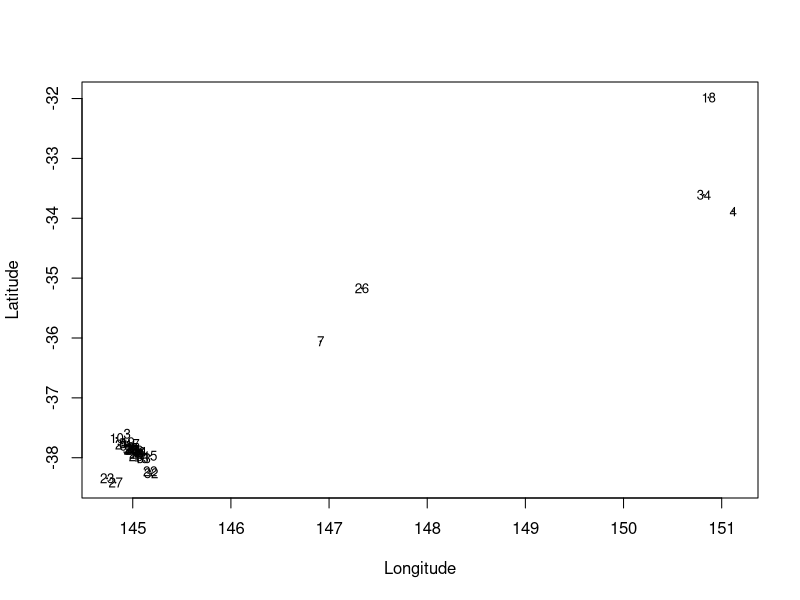
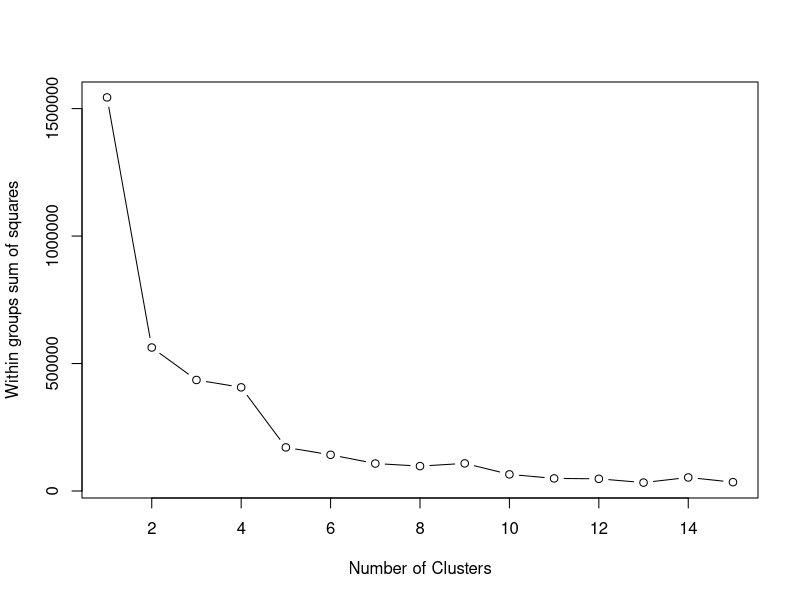
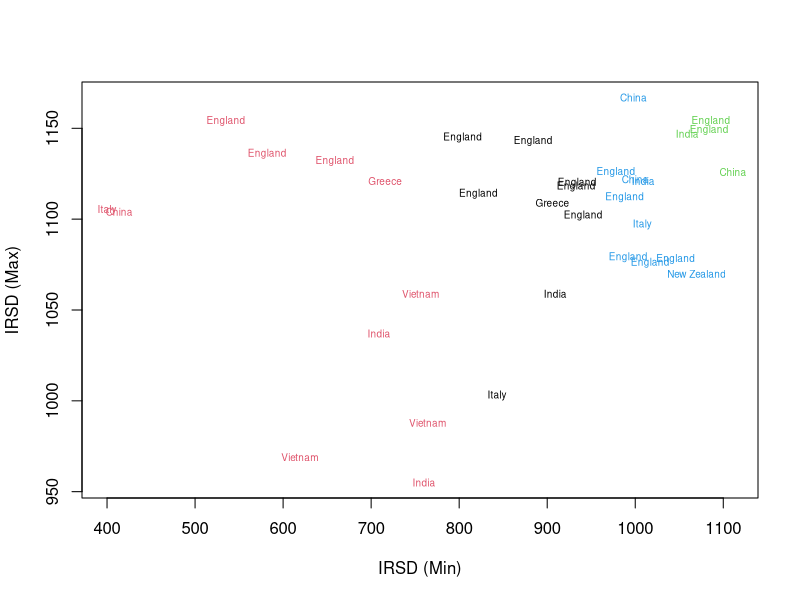
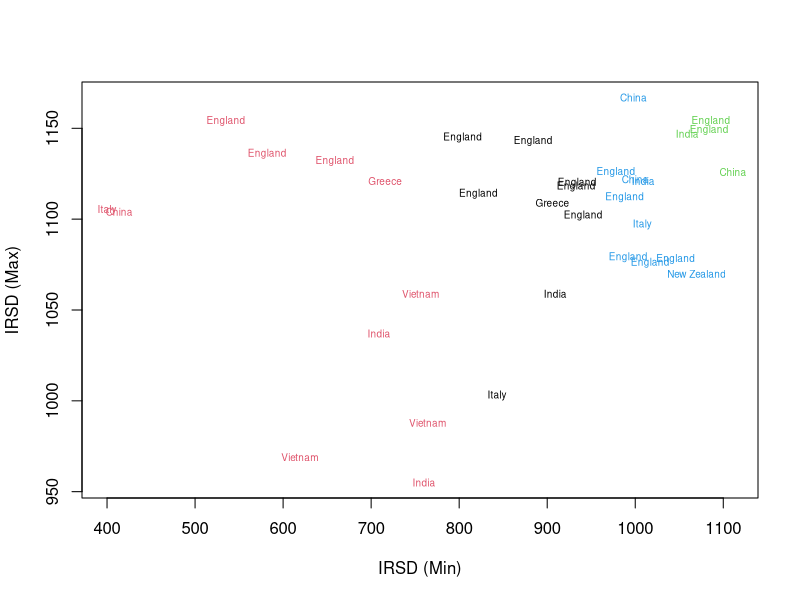
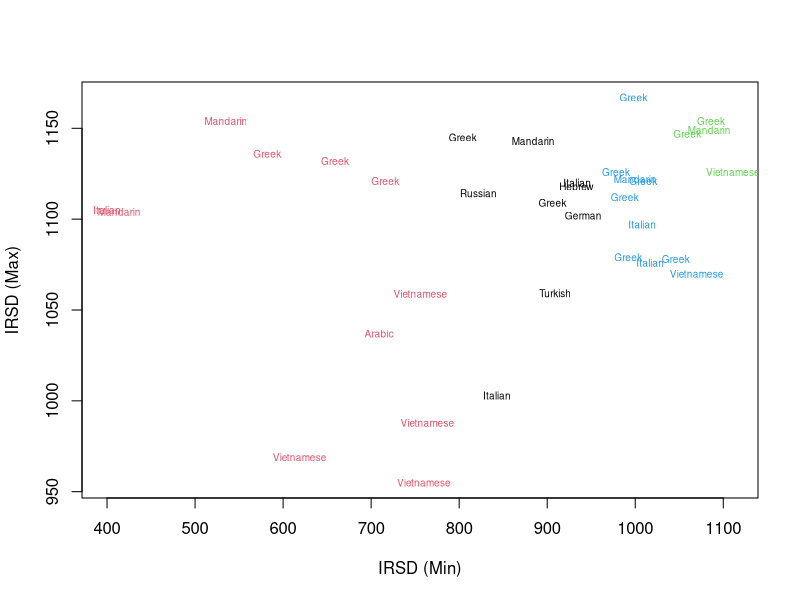

Recreate these plots in R, in order.
#!/usr/bin/Rscript

# Generate longitude and latitude scatter plot
c <- read.csv("lonlats.csv")
jpeg('longitude_latitude.jpg')
plot(c$lon, c$lat, xlab="Longitude", ylab="Latitude", cex=0.1)
text(c$lon, c$lat, labels=c$no, cex=0.8)

# Read data
economy <- read.csv("economy.csv")
mydata <- economy[,3:14]

# Determine the number of clusters
wss <- (nrow(mydata)-1)*sum(apply(mydata,2,var))
for (i in 2:15) wss[i] <- sum(kmeans(mydata, centers=i)$withinss)
jpeg('number_of_clusters.jpg')
plot(1:15, wss, type="b", xlab="Number of Clusters", ylab="Within groups sum of squares")

# Clustering and plotting
fit <- kmeans(mydata, 4)
jpeg('economy_clusters.jpg')
plot(mydata[,8],mydata[,9],col=fit$cluster,cex=0,xlab="IRSD (Min)",ylab="IRSD (Max)")
text(mydata[,8],mydata[,9],col=fit$cluster,cex=0.6,labels=economy[,16])
jpeg('economy_clusters_country.jpg')
plot(mydata[,8],mydata[,9],col=fit$cluster,cex=0,xlab="IRSD (Min)",ylab="IRSD (Max)")
text(mydata[,8],mydata[,9],col=fit$cluster,cex=0.6,labels=economy[,16])
jpeg('economy_clusters_language.jpg')
plot(mydata[,8],mydata[,9],col=fit$cluster,cex=0,xlab="IRSD (Min)",ylab="IRSD (Max)")
text(mydata[,8],mydata[,9],col=fit$cluster,cex=0.6,labels=economy[,17])

